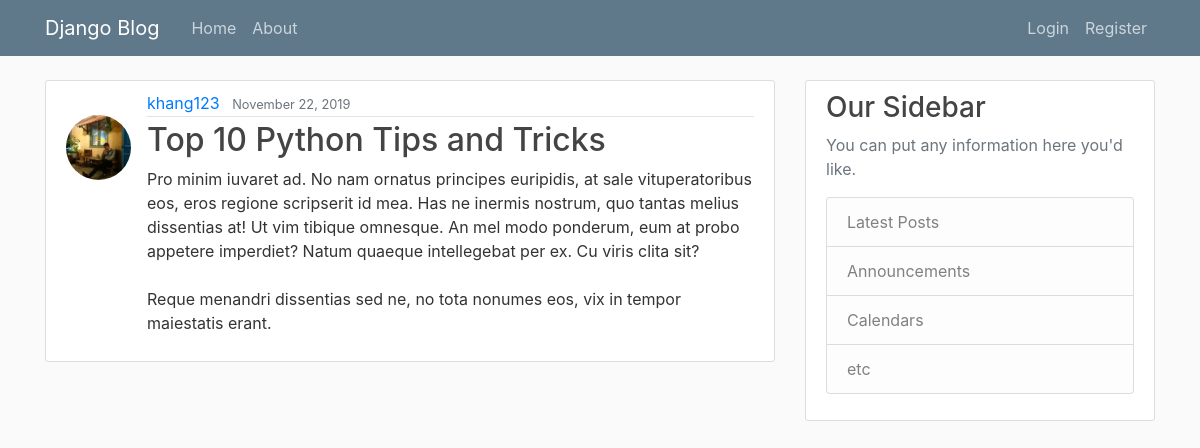
The page /post/top-10-python-tips-and-tricks/ on the database as committed earlier.
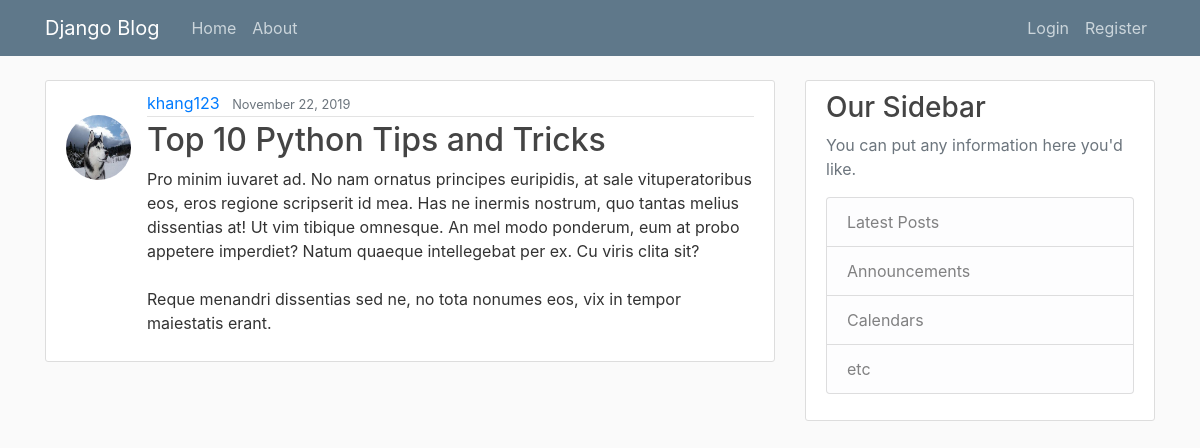
The same page on the database as committed later.
### blog/models.py (models this page shows, shortened)
class Post(models.Model):
    title = models.CharField(max_length=100)
    author = models.ForeignKey(User, on_delete=models.CASCADE)
    content = models.TextField()
    date_posted = models.DateTimeField(default=timezone.now)
    slug = models.SlugField(unique=True)

### users/models.py (models this page shows, shortened)
class Profile(models.Model):
    user = models.OneToOneField(User, on_delete=models.CASCADE)
    image = models.ImageField(default='default.jpg', upload_to='profile_pics')

### blog/views.py (the view)
# urls.py: path('post/<str:slug>/', PostDetailView.as_view(), name='post-detail'),
class PostDetailView(DetailView):
    model = Post

### blog/templates/blog/post_detail.html (shortened to what this page needs)
{% extends "blog/base.html" %}
{% block content %}
    <article class="media content-section">
      <img class="rounded-circle article-img mt-4" src="{{ object.author.profile.image.url }}">
      <div class="media-body">
        <div class="article-metadata">
          <a class="mr-2" href="{% url 'user-posts' object.author.username %}">{{ object.author }}</a>
          <small class="text-muted">{{ object.date_posted|date:"F d, Y" }}</small>
        </div>
          <h2 class="article-title">{{ object.title }}</h2>
        <p class="article-content">{{ object.content }}</p>
      </div>
    </article>
{% endblock content %}

Rows that differ between the two databases and show on the page:
changed through a linked row, Post "Top 10 Python Tips and Tricks": author.profile.image: a different picture
